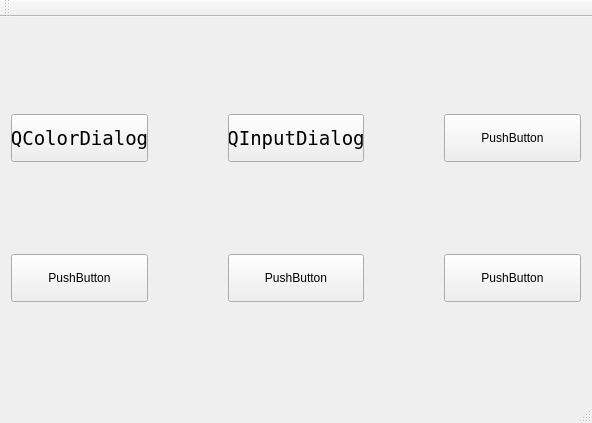
<?xml version="1.0" encoding="UTF-8"?>
<ui version="4.0">
 <class>MainWindow</class>
 <widget class="QMainWindow" name="MainWindow">
  <property name="geometry">
   <rect>
    <x>0</x>
    <y>0</y>
    <width>592</width>
    <height>423</height>
   </rect>
  </property>
  <property name="windowTitle">
   <string>MainWindow</string>
  </property>
  <property name="styleSheet">
   <string notr="true">QPushButton
{
	width: 108px;
	height:40px;
}</string>
  </property>
  <widget class="QWidget" name="centralWidget">
   <layout class="QGridLayout" name="gridLayout">
    <item row="0" column="0">
     <layout class="QHBoxLayout" name="horizontalLayout_2">
      <property name="spacing">
       <number>80</number>
      </property>
      <item>
       <widget class="QPushButton" name="ColorDialog">
        <property name="font">
         <font>
          <family>Inconsolata</family>
          <pointsize>14</pointsize>
         </font>
        </property>
        <property name="text">
         <string>QColorDialog</string>
        </property>
       </widget>
      </item>
      <item>
       <widget class="QPushButton" name="QInputDialog">
        <property name="font">
         <font>
          <family>Inconsolata</family>
          <pointsize>14</pointsize>
         </font>
        </property>
        <property name="text">
         <string>QInputDialog</string>
        </property>
       </widget>
      </item>
      <item>
       <widget class="QPushButton" name="pushButton_5">
        <property name="text">
         <string>PushButton</string>
        </property>
       </widget>
      </item>
     </layout>
    </item>
    <item row="1" column="0">
     <layout class="QHBoxLayout" name="horizontalLayout">
      <property name="spacing">
       <number>80</number>
      </property>
      <item>
       <widget class="QPushButton" name="pushButton_3">
        <property name="text">
         <string>PushButton</string>
        </property>
       </widget>
      </item>
      <item>
       <widget class="QPushButton" name="pushButton_4">
        <property name="text">
         <string>PushButton</string>
        </property>
       </widget>
      </item>
      <item>
       <widget class="QPushButton" name="pushButton_6">
        <property name="text">
         <string>PushButton</string>
        </property>
       </widget>
      </item>
     </layout>
    </item>
   </layout>
  </widget>
  <widget class="QMenuBar" name="menuBar">
   <property name="geometry">
    <rect>
     <x>0</x>
     <y>0</y>
     <width>592</width>
     <height>23</height>
    </rect>
   </property>
  </widget>
  <widget class="QToolBar" name="mainToolBar">
   <attribute name="toolBarArea">
    <enum>TopToolBarArea</enum>
   </attribute>
   <attribute name="toolBarBreak">
    <bool>false</bool>
   </attribute>
  </widget>
  <widget class="QStatusBar" name="statusBar"/>
 </widget>
 <layoutdefault spacing="6" margin="11"/>
 <resources/>
 <connections/>
</ui>
